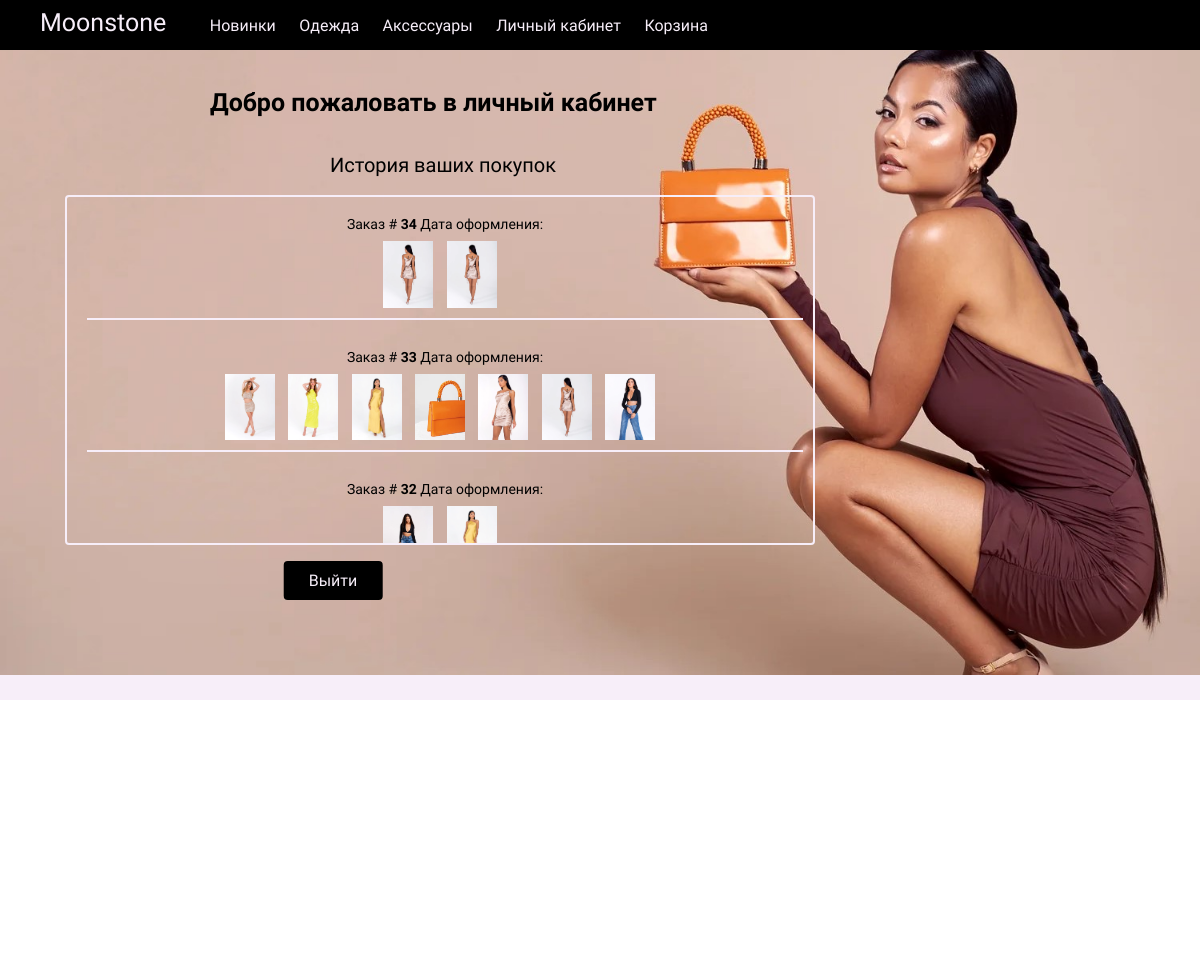
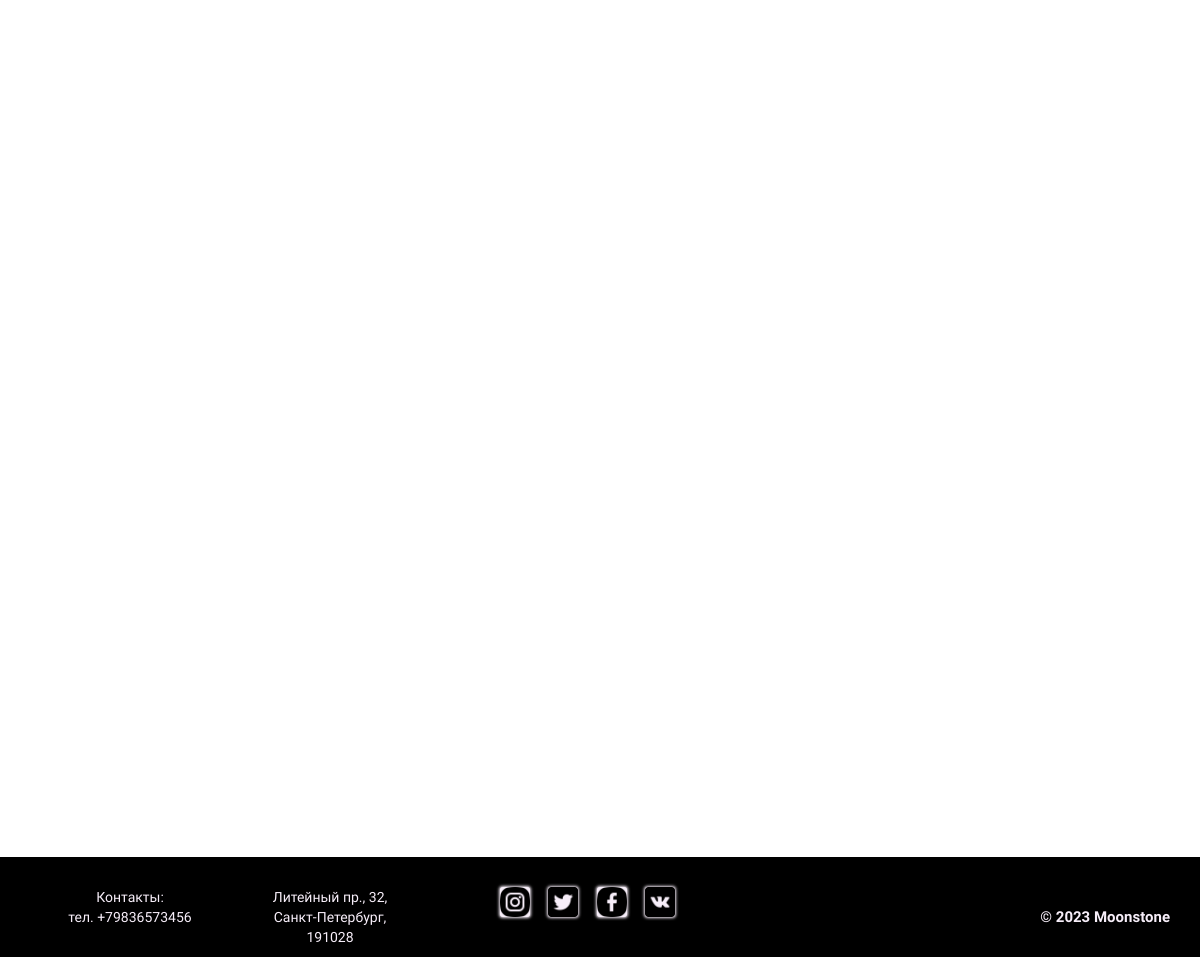
The app's page /account/ (signed in) with its own data (2 pictures, top to bottom).
### shop/models.py (models this page shows, shortened)
class Order(models.Model):
    user = models.ForeignKey(User, on_delete=models.CASCADE)
    first_name = models.CharField(max_length=255)
    last_name = models.CharField(max_length=255)
    email = models.EmailField()
    address = models.CharField(max_length=255)
    postal_code = models.CharField(max_length=20)
    city = models.CharField(max_length=255)
    created = models.DateTimeField(default=timezone.now)
    updated = models.DateTimeField(auto_now=True)
    paid = models.BooleanField(default=False)
    class Meta:
        ordering = ('-created',)

class OrderItem(models.Model):
    order = models.ForeignKey(Order, on_delete=models.CASCADE, related_name='items')
    product = models.ForeignKey(Product, on_delete=models.CASCADE)
    price = models.DecimalField(max_digits=10, decimal_places=2)
    quantity = models.PositiveIntegerField(default=1)

class Product(models.Model):
    name = models.CharField(max_length=255)
    description = models.TextField()
    price = models.DecimalField(max_digits=10, decimal_places=2)
    image = models.ImageField(upload_to='product_images', storage=fs)
    color = models.CharField(max_length=50, default='Белый', null=True)
    size = models.CharField(max_length=20, default='One',null=True)

### shop/views.py (the view)
# urls.py: path('account/', views.account_detail, name='account_detail'),
@login_required
def account_detail(request):
    orders = Order.objects.filter(user=request.user).order_by('-created')
    return render(request, 'shop/account_detail.html', {'orders': orders})

### templates/shop/account_detail.html (shortened to what this page needs)
{% extends 'shop/base.html' %}
{% load static %}
{% block content %}
    {% if user.is_authenticated %}
        <div class="account__body">
            <div class="account__hello">
                <h1>Добро пожаловать в личный кабинет </h1>
            </div>
            <div class="account__top">
                <p>История ваших покупок</p>
            </div>
            <div class="account__orders">
                {% for order in orders.all %}
                    <div class="account__order">
                        <div class="account__order__header">
                            <p>Заказ #
                                <a href="{% url 'shop:order_history' order.id %}">
                                    <b>{{ order.id }}</b>
                                </a>
                            Дата оформления: {{ order.created_at }}
                        </div>
                        <div class="account__order__body">
                            {% for item in order.items.all %}
                                <div class="account__order__item">
                                    <a href="{% url 'shop:order_history' order.id %}"> <img src="{{ item.product.image.url }}" alt="{{ item.product.name }}" width="50px"></a>
                                </div>
                            {% endfor %}
                        </div>
                    </div>
                {% endfor %}
            </div>
            <div class="account__out">
                <form method="post" action="{% url 'shop:logout' %}">
                    <button class="account__button" type="submit">Выйти</button>
                </form>
            </div>
        </div>
    {% else %}
        <p>Вы не авторизованы! <a href="{% url 'shop:login' %}">Войдите</a>, чтобы продолжить.</p>
    {% endif %}
{% endblock %}

### static/css/style.css (style rules this page uses)
* { padding: 0; margin: 0; border: 0; }
*,*:before,*:after { -moz-box-sizing: border-box; -webkit-box-sizing: border-box; box-sizing: border-box; }
html,body { height: 100%; width: 100%; font-size: 100%; line-height: 1; font-size: 14px; -ms-text-size-adjust: 100%; -moz-text-size-adjust: 100%; -webkit-text-size-adjust: 100%; }
input,button,textarea { font-family:inherit; }
button { cursor: pointer; }
a, a:visited { text-decoration: none; }
img { vertical-align: top; }
h1,h2,h3,h4,h5,h6 { font-size:inherit;font-weight: 400; }
body { font-family: 'Kosugi Maru', sans-serif; }
.account__body { background-color: #f7eef9; padding-top: 50px; position: relative; height: 700px; padding-bottom: 100px; background-image: url('../../static/img/100.jpg'); background-size: 100%; background-repeat: no-repeat; }
.account__hello { font-size: 20px; font-weight: 700; padding-top: 40px; padding-bottom: 30px; padding-left: 100px; }
.account__hello h1 { padding-bottom: 10px; font-size: 25px; font-weight: 700; padding-left: 110px; }
.account__top { position: absolute; left: 330px; font-size: 20px; }
.account__orders { margin-top: 40px; max-height: 350px; overflow-y: auto; width: 750px; margin-left: 65px; border: 2px solid #f7eef9; border-radius: 4px; text-align: center; padding-left: 10px; background-image: image(1.jpg); }
.account__order { padding: 10px; }
.account__order__header { padding: 10px; }
.account__order__header b { color: #000; }
.account__order__body { border-bottom: 2px solid #f7eef9; padding-bottom: 10px; }
.account__order__item { display: inline-block; vertical-align: middle; margin-right: 10px; }
.account__out { position: absolute; bottom: 0; left: 31.5%; transform: translateX(-50%); }
.account__button { display: block; margin: 100px; margin-left: 10px; text-align: center; padding: 10px 25px; border-radius: 4px; background-color: #000000; color: #f7eef9; font-size: 16px; }

### records on screen
Order: id "34"
OrderItem: product.image (picture)
OrderItem: product.image (picture)
Order: id "33"
OrderItem: product.image (picture)
OrderItem: product.image (picture)
OrderItem: product.image (picture)
OrderItem: product.image (picture)
OrderItem: product.image (picture)
OrderItem: product.image (picture)
OrderItem: product.image (picture)
Order: id "32"
OrderItem: product.image (picture)
OrderItem: product.image (picture)
